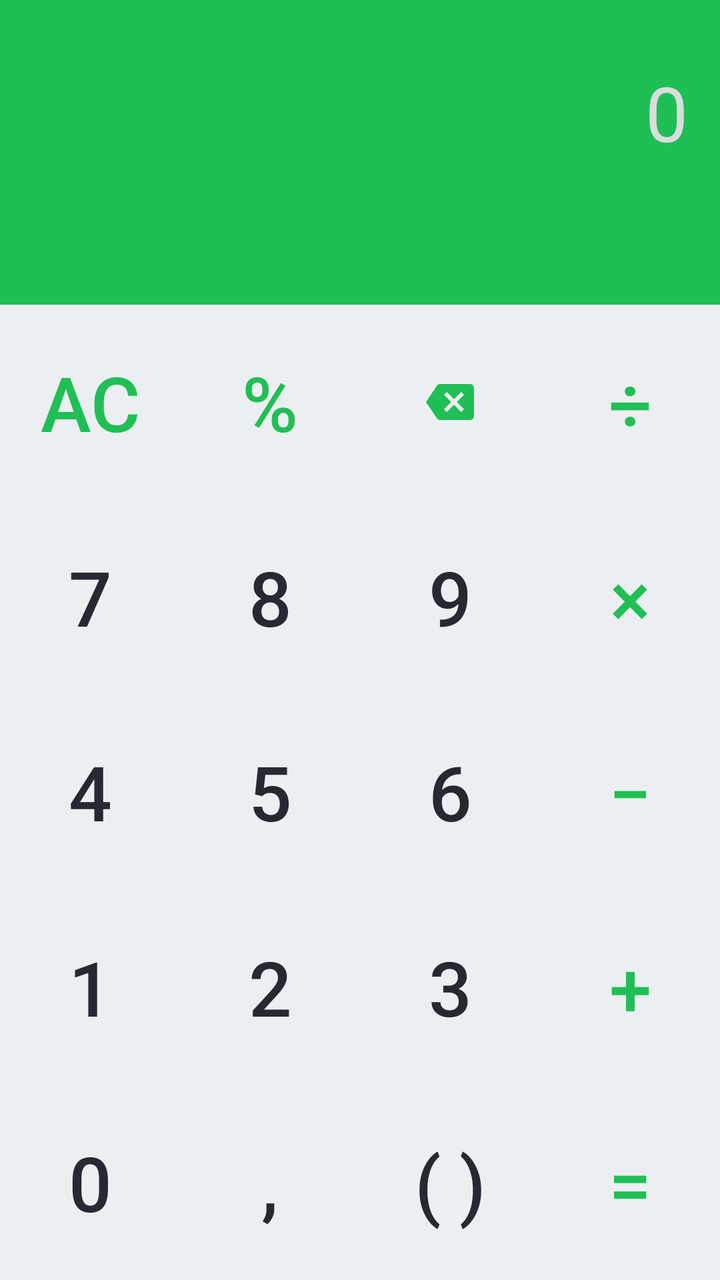
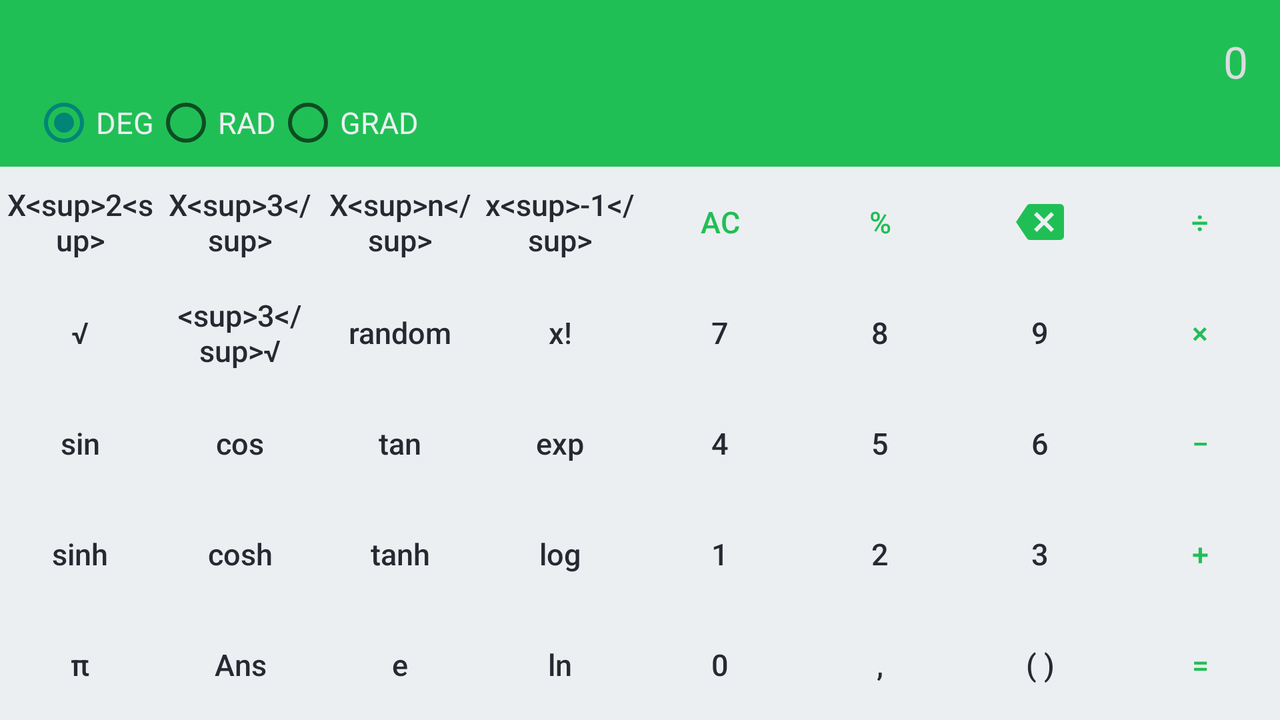

The same Android screen from two of the app's own layout files: first res/layout/ as a phone draws it, then the repository's variant for another configuration, drawn on a device whose configuration selects that folder. Both files follow.
<!-- AndroidManifest.xml: application theme AppTheme -->
<!-- res/layout/fragment_flat_green.xml -->
<?xml version="1.0" encoding="utf-8"?>
<LinearLayout xmlns:android="http://schemas.android.com/apk/res/android"
    style="@style/FlatTheme"
    android:layout_width="match_parent"
    android:layout_height="match_parent"
    android:background="@color/flat_green"
    android:orientation="vertical">

    <LinearLayout
        android:id="@+id/editing"
        android:layout_width="match_parent"
        android:layout_height="wrap_content"
        android:orientation="vertical"
        android:padding="@dimen/activity_margin"
        android:weightSum="8">

        <TextView
            android:id="@+id/flat_edit"
            android:layout_width="match_parent"
            android:layout_height="@dimen/height_edit"
            android:layout_weight="5"
            android:gravity="center|end"
            android:hint="@string/n0"
            android:textColor="@color/flat_white"
            android:textColorHint="@color/flat_white_pressed"
            android:textIsSelectable="true"
            android:textSize="@dimen/text_edit" />

        <TextView
            android:id="@+id/flat_solution"
            android:layout_width="match_parent"
            android:layout_height="0dp"
            android:layout_weight="3"
            android:gravity="center|end"
            android:maxLines="1"
            android:textColor="@color/flat_white_pressed"
            android:textSize="@dimen/text_solution" />
    </LinearLayout>

    <LinearLayout
        android:id="@+id/container"
        android:layout_width="match_parent"
        android:layout_height="match_parent"
        android:orientation="vertical"
        android:weightSum="5">

        <LinearLayout
            android:id="@+id/l1"
            android:layout_width="match_parent"
            android:layout_height="0dp"
            android:layout_weight="1"
            android:orientation="horizontal">

            <Button
                android:text="@string/ac"
                android:id="@+id/flat_ac"
                style="@style/Flat.Green.Colored" />

            <Button
                android:id="@+id/flat_extra"
                android:text="@string/percentage"
                style="@style/Flat.Green.Colored" />

            <ImageButton
                android:id="@+id/flat_backspace"
                style="@style/Flat.Green.Colored"
                android:src="@drawable/backspace_green"/>

            <Button
                android:id="@+id/flat_division"
                style="@style/Flat.Green.Colored"
                android:text="@string/division" />

        </LinearLayout>

        <LinearLayout
            android:id="@+id/l2"
            android:layout_width="match_parent"
            android:layout_height="0dp"
            android:layout_weight="1"
            android:orientation="horizontal">

            <Button
                android:id="@+id/flat_n7"
                style="@style/Flat.Green.Standard"
                android:text="@string/n7" />

            <Button
                android:id="@+id/flat_n8"
                style="@style/Flat.Green.Standard"
                android:text="@string/n8" />

            <Button
                android:id="@+id/flat_n9"
                style="@style/Flat.Green.Standard"
                android:text="@string/n9" />

            <Button
                android:id="@+id/flat_multiplier"
                style="@style/Flat.Green.Colored"
                android:text="@string/multiplier" />

        </LinearLayout>

        <LinearLayout
            android:id="@+id/l3"
            android:layout_width="match_parent"
            android:layout_height="0dp"
            android:layout_weight="1"
            android:orientation="horizontal">

            <Button
                android:id="@+id/flat_n4"
                style="@style/Flat.Green.Standard"
                android:text="@string/n4" />

            <Button
                android:id="@+id/flat_n5"
                style="@style/Flat.Green.Standard"
                android:text="@string/n5" />

            <Button
                android:id="@+id/flat_n6"
                style="@style/Flat.Green.Standard"
                android:text="@string/n6" />

            <Button
                android:id="@+id/flat_minus"
                style="@style/Flat.Green.Colored"
                android:text="@string/minus" />


        </LinearLayout>

        <LinearLayout
            android:id="@+id/l4"
            android:layout_width="match_parent"
            android:layout_height="0dp"
            android:layout_weight="1"
            android:orientation="horizontal">

            <Button
                android:id="@+id/flat_n1"
                style="@style/Flat.Green.Standard"
                android:text="@string/n1" />

            <Button
                android:id="@+id/flat_n2"
                style="@style/Flat.Green.Standard"
                android:text="@string/n2" />

            <Button
                android:id="@+id/flat_n3"
                style="@style/Flat.Green.Standard"
                android:text="@string/n3" />

            <Button
                android:id="@+id/flat_plus"
                style="@style/Flat.Green.Colored"
                android:text="@string/plus" />

        </LinearLayout>

        <LinearLayout
            android:id="@+id/l5"
            android:layout_width="match_parent"
            android:layout_height="0dp"
            android:layout_weight="1"
            android:orientation="horizontal">

            <Button
                android:id="@+id/flat_n0"
                style="@style/Flat.Green.Standard"
                android:text="@string/n0" />

            <Button
                android:id="@+id/flat_comma"
                style="@style/Flat.Green.Standard"
                android:text="@string/comma" />

            <Button
                android:id="@+id/flat_parenthesis"
                style="@style/Flat.Green.Standard"
                android:text="@string/parenthesis" />

            <Button
                android:id="@+id/flat_equal"
                style="@style/Flat.Green.Colored"
                android:text="@string/equal" />

        </LinearLayout>

    </LinearLayout>

</LinearLayout>
<!-- resources referenced by this layout -->
<resources>
  <color name="flat_green">#20bf55</color>
  <color name="flat_white">#eceff1</color>
  <color name="flat_white_pressed">#dbdcde</color>
  <!-- from res/values-sw360dp/ -->
  <dimen name="activity_margin">16dp</dimen>
  <!-- from res/values-sw360dp/ -->
  <dimen name="height_edit">80sp</dimen>
  <!-- from res/values-sw360dp/ -->
  <dimen name="text_edit">38sp</dimen>
  <!-- from res/values-sw360dp/ -->
  <dimen name="text_solution">30sp</dimen>
  <!-- drawable backspace_green: png bitmap (drawable-hdpi, 812 bytes) -->
  <string name="ac" translatable="false">AC</string>
  <string name="comma" translatable="false">,</string>
  <string name="division" translatable="false">÷</string>
  <string name="equal" translatable="false">=</string>
  <string name="minus" translatable="false">−</string>
  <string name="multiplier" translatable="false">×</string>
  <string name="n0" translatable="false">0</string>
  <string name="n1" translatable="false">1</string>
  <string name="n2" translatable="false">2</string>
  <string name="n3" translatable="false">3</string>
  <string name="n4" translatable="false">4</string>
  <string name="n5" translatable="false">5</string>
  <string name="n6" translatable="false">6</string>
  <string name="n7" translatable="false">7</string>
  <string name="n8" translatable="false">8</string>
  <string name="n9" translatable="false">9</string>
  <string name="parenthesis" translatable="false">( )</string>
  <string name="percentage" translatable="false">%</string>
  <string name="plus" translatable="false">+</string>
  <style name="Flat.Green.Colored">
          <item name="android:textColor">@color/flat_green</item>
      </style>
  <style name="Flat.Green.Standard">
          <item name="android:textColor">@color/flat_dark</item>
      </style>
  <style name="FlatTheme" parent="Theme.AppCompat.Light">
          <item name="colorAccent">@color/flat_accent</item>
      </style>
  <style name="AppTheme" parent="Theme.AppCompat.Light.NoActionBar">
  
      </style>
  <color name="flat_dark">#272932</color>
  <color name="flat_accent">#e0e0e0</color>
</resources>
<!-- res/layout-land/fragment_flat_green.xml (the repository's variant of the layout above) -->
<!-- drawn on the phone turned sideways -->
<LinearLayout xmlns:android="http://schemas.android.com/apk/res/android"
    android:id="@+id/major_container"
    style="@style/AppleTheme"
    android:layout_width="match_parent"
    android:layout_height="match_parent"
    android:background="@color/flat_green"
    android:orientation="vertical">

    <LinearLayout
        android:layout_width="match_parent"
        android:layout_height="wrap_content"
        android:orientation="vertical"
        android:paddingEnd="@dimen/activity_margin"
        android:paddingLeft="@dimen/activity_margin"
        android:paddingRight="@dimen/activity_margin"
        android:paddingStart="@dimen/activity_margin"
        android:paddingTop="@dimen/activity_margin">

        <TextView
            android:id="@+id/flat_edit"
            android:layout_width="match_parent"
            android:layout_height="wrap_content"
            android:gravity="center|end"
            android:hint="@string/n0"
            android:textColor="@color/flat_white"
            android:textColorHint="@color/flat_white_pressed"
            android:textIsSelectable="true"
            android:textSize="@dimen/text_edit_land" />

        <LinearLayout
            android:id="@+id/flat_radios"
            android:layout_width="match_parent"
            android:layout_height="wrap_content"
            android:orientation="horizontal">

            <RadioGroup
                android:id="@+id/flat_radioGroup"
                android:layout_width="wrap_content"
                android:layout_height="wrap_content"
                android:checkedButton="@+id/flat_deg"
                android:orientation="horizontal">

                <RadioButton
                    android:id="@+id/flat_deg"
                    android:layout_width="wrap_content"
                    android:layout_height="wrap_content"
                    android:checked="false"
                    android:text="@string/deg"
                    android:textColor="@color/flat_white"
                    android:textSize="@dimen/text_land" />

                <RadioButton
                    android:id="@+id/flat_rad"
                    android:layout_width="wrap_content"
                    android:layout_height="wrap_content"
                    android:checked="false"
                    android:text="@string/rad"
                    android:textColor="@color/flat_white"
                    android:textSize="@dimen/text_land" />

                <RadioButton
                    android:id="@+id/flat_grad"
                    android:layout_width="wrap_content"
                    android:layout_height="wrap_content"
                    android:checked="false"
                    android:text="@string/grad"
                    android:textColor="@color/flat_white"
                    android:textSize="@dimen/text_land" />
            </RadioGroup>

            <TextView
                android:id="@+id/flat_solution"
                android:layout_width="match_parent"
                android:layout_height="match_parent"
                android:gravity="center|end"
                android:maxLines="1"
                android:textColor="@color/flat_white"
                android:textSize="@dimen/text_solution_land" />

        </LinearLayout>

    </LinearLayout>

    <LinearLayout
        android:id="@+id/container"
        android:layout_width="match_parent"
        android:layout_height="match_parent"
        android:layout_marginTop="@dimen/margin_top"
        android:orientation="vertical"
        android:weightSum="5">

        <LinearLayout
            android:layout_width="match_parent"
            android:layout_height="0dp"
            android:layout_weight="1"
            android:gravity="center"
            android:orientation="horizontal">

            <Button
                android:id="@+id/flat_squared"
                style="@style/Flat.Green.Standard.Land"
                android:text="@string/squared" />

            <Button
                android:id="@+id/flat_cubed"
                style="@style/Flat.Green.Standard.Land"
                android:text="@string/cubed" />

            <Button
                android:id="@+id/flat_power"
                style="@style/Flat.Green.Standard.Land"
                android:text="@string/power" />

            <Button
                android:id="@+id/flat_raised_to_minus1"
                style="@style/Flat.Green.Standard.Land"
                android:text="@string/raised_to_minus1" />

            <Button
                android:id="@+id/flat_ac"
                style="@style/Flat.Green.Colored.Land"
                android:text="@string/ac" />

            <Button
                android:id="@+id/flat_extra"
                style="@style/Flat.Green.Colored.Land"
                android:text="@string/percentage" />

            <ImageButton
                android:id="@+id/flat_backspace"
                style="@style/Flat.Green.Colored.Land"
                android:src="@drawable/backspace_green"/>

            <Button
                android:id="@+id/flat_division"
                style="@style/Flat.Green.Colored.Land"
                android:text="@string/division" />

        </LinearLayout>

        <LinearLayout
            android:layout_width="match_parent"
            android:layout_height="0dp"
            android:layout_weight="1"
            android:gravity="center"
            android:orientation="horizontal">

            <Button
                android:id="@+id/flat_root"
                style="@style/Flat.Green.Standard.Land"
                android:text="@string/root" />

            <Button
                android:id="@+id/flat_cubed_root"
                style="@style/Flat.Green.Standard.Land"
                android:text="@string/cubed_root" />

            <Button
                android:id="@+id/flat_random"
                style="@style/Flat.Green.Standard.Land"
                android:text="@string/random" />

            <Button
                android:id="@+id/flat_factorial"
                style="@style/Flat.Green.Standard.Land"
                android:text="@string/factorial" />

            <Button
                android:id="@+id/flat_n7"
                style="@style/Flat.Green.Standard.Land"
                android:text="@string/n7" />

            <Button
                android:id="@+id/flat_n8"
                style="@style/Flat.Green.Standard.Land"
                android:text="@string/n8" />

            <Button
                android:id="@+id/flat_n9"
                style="@style/Flat.Green.Standard.Land"
                android:text="@string/n9" />

            <Button
                android:id="@+id/flat_multiplier"
                style="@style/Flat.Green.Colored.Land"
                android:text="@string/multiplier" />

        </LinearLayout>

        <LinearLayout
            android:layout_width="match_parent"
            android:layout_height="0dp"
            android:layout_weight="1"
            android:gravity="center"
            android:orientation="horizontal">

            <Button
                android:id="@+id/flat_sin"
                style="@style/Flat.Green.Standard.Land"
                android:text="@string/sin" />

            <Button
                android:id="@+id/flat_cos"
                style="@style/Flat.Green.Standard.Land"
                android:text="@string/cos" />

            <Button
                android:id="@+id/flat_tan"
                style="@style/Flat.Green.Standard.Land"
                android:text="@string/tan" />

            <Button
                android:id="@+id/flat_exp"
                style="@style/Flat.Green.Standard.Land"
                android:text="@string/exp" />

            <Button
                android:id="@+id/flat_n4"
                style="@style/Flat.Green.Standard.Land"
                android:text="@string/n4" />

            <Button
                android:id="@+id/flat_n5"
                style="@style/Flat.Green.Standard.Land"
                android:text="@string/n5" />

            <Button
                android:id="@+id/flat_n6"
                style="@style/Flat.Green.Standard.Land"
                android:text="@string/n6" />

            <Button
                android:id="@+id/flat_minus"
                style="@style/Flat.Green.Colored.Land"
                android:text="@string/minus" />

        </LinearLayout>

        <LinearLayout
            android:layout_width="match_parent"
            android:layout_height="0dp"
            android:layout_weight="1"
            android:gravity="center"
            android:orientation="horizontal">

            <Button
                android:id="@+id/flat_sinh"
                style="@style/Flat.Green.Standard.Land"
                android:text="@string/sinh" />

            <Button
                android:id="@+id/flat_cosh"
                style="@style/Flat.Green.Standard.Land"
                android:text="@string/cosh" />

            <Button
                android:id="@+id/flat_tanh"
                style="@style/Flat.Green.Standard.Land"
                android:text="@string/tanh" />

            <Button
                android:id="@+id/flat_log"
                style="@style/Flat.Green.Standard.Land"
                android:text="@string/log" />

            <Button
                android:id="@+id/flat_n1"
                style="@style/Flat.Green.Standard.Land"
                android:text="@string/n1" />

            <Button
                android:id="@+id/flat_n2"
                style="@style/Flat.Green.Standard.Land"
                android:text="@string/n2" />

            <Button
                android:id="@+id/flat_n3"
                style="@style/Flat.Green.Standard.Land"
                android:text="@string/n3" />

            <Button
                android:id="@+id/flat_plus"
                style="@style/Flat.Green.Colored.Land"
                android:text="@string/plus" />

        </LinearLayout>

        <LinearLayout
            android:layout_width="match_parent"
            android:layout_height="0dp"
            android:layout_weight="1"
            android:gravity="center"
            android:orientation="horizontal">

            <Button
                android:id="@+id/flat_pi"
                style="@style/Flat.Green.Standard.Land"
                android:text="@string/pi" />

            <Button
                android:id="@+id/flat_ans"
                style="@style/Flat.Green.Standard.Land"
                android:text="@string/ans" />

            <Button
                android:id="@+id/flat_e"
                style="@style/Flat.Green.Standard.Land"
                android:text="@string/e" />

            <Button
                android:id="@+id/flat_ln"
                style="@style/Flat.Green.Standard.Land"
                android:text="@string/ln" />

            <Button
                android:id="@+id/flat_n0"
                style="@style/Flat.Green.Standard.Land"
                android:text="@string/n0" />

            <Button
                android:id="@+id/flat_comma"
                style="@style/Flat.Green.Standard.Land"
                android:text="@string/comma" />

            <Button
                android:id="@+id/flat_parenthesis"
                style="@style/Flat.Green.Standard.Land"
                android:text="@string/parenthesis" />

            <Button
                android:id="@+id/flat_equal"
                style="@style/Flat.Green.Colored.Land"
                android:text="@string/equal" />

        </LinearLayout>

    </LinearLayout>

</LinearLayout>
<!-- resources referenced by the variant -->
<!-- as the phone turned sideways resolves them -->
<resources>
  <color name="flat_green">#20bf55</color>
  <color name="flat_white">#eceff1</color>
  <color name="flat_white_pressed">#dbdcde</color>
  <!-- from res/values-sw360dp/ -->
  <dimen name="activity_margin">16dp</dimen>
  <!-- from res/values-sw360dp/ -->
  <dimen name="margin_top">6dp</dimen>
  <!-- from res/values-sw360dp/ -->
  <dimen name="text_edit_land">22sp</dimen>
  <!-- from res/values-sw360dp/ -->
  <dimen name="text_land">15sp</dimen>
  <!-- from res/values-sw360dp/ -->
  <dimen name="text_solution_land">20sp</dimen>
  <!-- drawable backspace_green: png bitmap (drawable-hdpi, 812 bytes) -->
  <string name="ac" translatable="false">AC</string>
  <string name="ans" translatable="false">Ans</string>
  <string name="comma" translatable="false">,</string>
  <string name="cos" translatable="false">cos</string>
  <string name="cosh" translatable="false">cosh</string>
  <string name="cubed" translatable="false">X&lt;sup&gt;3&lt;/sup&gt;</string>
  <string name="cubed_root" translatable="false">&lt;sup&gt;3&lt;/sup&gt;√</string>
  <string name="deg" translatable="false">DEG</string>
  <string name="division" translatable="false">÷</string>
  <string name="e" translatable="false">e</string>
  <string name="equal" translatable="false">=</string>
  <string name="exp" translatable="false">exp</string>
  <string name="factorial" translatable="false">x!</string>
  <string name="grad" translatable="false">GRAD</string>
  <string name="ln" translatable="false">ln</string>
  <string name="log" translatable="false">log</string>
  <string name="minus" translatable="false">−</string>
  <string name="multiplier" translatable="false">×</string>
  <string name="n0" translatable="false">0</string>
  <string name="n1" translatable="false">1</string>
  <string name="n2" translatable="false">2</string>
  <string name="n3" translatable="false">3</string>
  <string name="n4" translatable="false">4</string>
  <string name="n5" translatable="false">5</string>
  <string name="n6" translatable="false">6</string>
  <string name="n7" translatable="false">7</string>
  <string name="n8" translatable="false">8</string>
  <string name="n9" translatable="false">9</string>
  <string name="parenthesis" translatable="false">( )</string>
  <string name="percentage" translatable="false">%</string>
  <string name="pi" translatable="false">π</string>
  <string name="plus" translatable="false">+</string>
  <string name="power" translatable="false">X&lt;sup&gt;n&lt;/sup&gt;</string>
  <string name="rad" translatable="false">RAD</string>
  <string name="raised_to_minus1" translatable="false">x&lt;sup&gt;-1&lt;/sup&gt;</string>
  <string name="random" translatable="false">random</string>
  <string name="root" translatable="false">√</string>
  <string name="sin" translatable="false">sin</string>
  <string name="sinh" translatable="false">sinh</string>
  <string name="squared" translatable="false">X&lt;sup&gt;2&lt;sup&gt;</string>
  <string name="tan" translatable="false">tan</string>
  <string name="tanh" translatable="false">tanh</string>
  <style name="AppleTheme" parent="Theme.AppCompat.Light">
          <item name="colorAccent">@color/apple_accent</item>
      </style>
  <style name="Flat.Green.Colored.Land">
          <item name="android:textSize">@dimen/text_land</item>
      </style>
  <style name="Flat.Green.Standard.Land">
          <item name="android:textSize">@dimen/text_land</item>
      </style>
  <style name="AppTheme" parent="Theme.AppCompat.Light.NoActionBar">
  
      </style>
  <color name="apple_accent">#d84315</color>
</resources>
